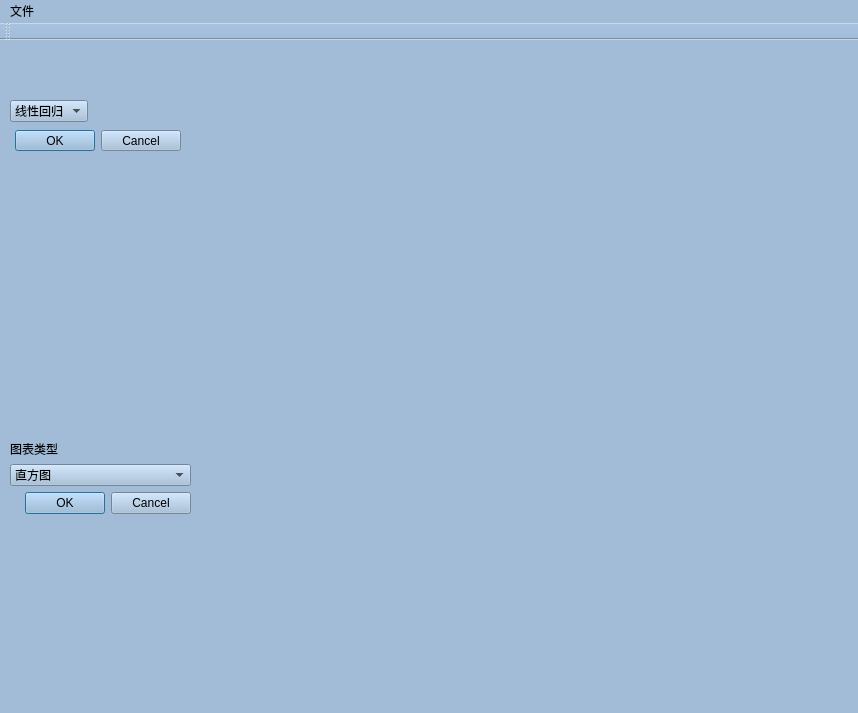
<?xml version="1.0" encoding="UTF-8"?>
<ui version="4.0">
 <class>MainWindow</class>
 <widget class="QMainWindow" name="MainWindow">
  <property name="geometry">
   <rect>
    <x>0</x>
    <y>0</y>
    <width>858</width>
    <height>713</height>
   </rect>
  </property>
  <property name="windowTitle">
   <string>MainWindow</string>
  </property>
  <property name="styleSheet">
   <string notr="true">background-color: rgb(162, 188, 216);</string>
  </property>
  <widget class="QWidget" name="centralwidget">
   <widget class="QComboBox" name="comboBox">
    <property name="geometry">
     <rect>
      <x>10</x>
      <y>60</y>
      <width>187</width>
      <height>18</height>
     </rect>
    </property>
    <property name="layoutDirection">
     <enum>Qt::LeftToRight</enum>
    </property>
    <property name="styleSheet">
     <string notr="true">background-color: rgb(162, 188, 216);</string>
    </property>
    <property name="sizeAdjustPolicy">
     <enum>QComboBox::AdjustToContents</enum>
    </property>
    <item>
     <property name="text">
      <string>线性回归</string>
     </property>
    </item>
    <item>
     <property name="text">
      <string>逻辑回归</string>
     </property>
    </item>
    <item>
     <property name="text">
      <string>随机森林</string>
     </property>
    </item>
   </widget>
   <widget class="QLabel" name="label_3">
    <property name="geometry">
     <rect>
      <x>220</x>
      <y>50</y>
      <width>621</width>
      <height>321</height>
     </rect>
    </property>
    <property name="styleSheet">
     <string notr="true"/>
    </property>
    <property name="text">
     <string/>
    </property>
   </widget>
   <widget class="QLabel" name="label_4">
    <property name="geometry">
     <rect>
      <x>220</x>
      <y>400</y>
      <width>621</width>
      <height>251</height>
     </rect>
    </property>
    <property name="styleSheet">
     <string notr="true"/>
    </property>
    <property name="text">
     <string/>
    </property>
   </widget>
   <widget class="QDialogButtonBox" name="buttonBox">
    <property name="geometry">
     <rect>
      <x>10</x>
      <y>90</y>
      <width>171</width>
      <height>21</height>
     </rect>
    </property>
    <property name="standardButtons">
     <set>QDialogButtonBox::Cancel|QDialogButtonBox::Ok</set>
    </property>
   </widget>
   <widget class="QTextBrowser" name="textBrowser">
    <property name="geometry">
     <rect>
      <x>10</x>
      <y>120</y>
      <width>191</width>
      <height>201</height>
     </rect>
    </property>
    <property name="frameShape">
     <enum>QFrame::NoFrame</enum>
    </property>
   </widget>
   <widget class="QWidget" name="">
    <property name="geometry">
     <rect>
      <x>10</x>
      <y>400</y>
      <width>181</width>
      <height>251</height>
     </rect>
    </property>
    <layout class="QVBoxLayout" name="verticalLayout_3">
     <item>
      <widget class="QLabel" name="label_2">
       <property name="styleSheet">
        <string notr="true">font: 14pt &quot;Arial&quot;;</string>
       </property>
       <property name="text">
        <string>图表类型</string>
       </property>
      </widget>
     </item>
     <item>
      <widget class="QComboBox" name="comboBox_2">
       <property name="layoutDirection">
        <enum>Qt::LeftToRight</enum>
       </property>
       <property name="styleSheet">
        <string notr="true">background-color: rgb(162, 188, 216);</string>
       </property>
       <property name="sizeAdjustPolicy">
        <enum>QComboBox::AdjustToContents</enum>
       </property>
       <item>
        <property name="text">
         <string>直方图</string>
        </property>
       </item>
       <item>
        <property name="text">
         <string>矩阵图</string>
        </property>
       </item>
       <item>
        <property name="text">
         <string>箱线图</string>
        </property>
       </item>
      </widget>
     </item>
     <item>
      <widget class="QDialogButtonBox" name="buttonBox_2">
       <property name="standardButtons">
        <set>QDialogButtonBox::Cancel|QDialogButtonBox::Ok</set>
       </property>
      </widget>
     </item>
     <item>
      <widget class="QTextBrowser" name="textBrowser_2">
       <property name="styleSheet">
        <string notr="true">background-color: rgb(162, 188, 216);</string>
       </property>
       <property name="frameShape">
        <enum>QFrame::NoFrame</enum>
       </property>
      </widget>
     </item>
    </layout>
   </widget>
  </widget>
  <widget class="QMenuBar" name="menubar">
   <property name="geometry">
    <rect>
     <x>0</x>
     <y>0</y>
     <width>858</width>
     <height>22</height>
    </rect>
   </property>
   <widget class="QMenu" name="menu">
    <property name="title">
     <string>文件</string>
    </property>
    <addaction name="separator"/>
    <addaction name="actionload_file"/>
    <addaction name="actionsave_data"/>
   </widget>
   <addaction name="menu"/>
  </widget>
  <widget class="QStatusBar" name="statusbar"/>
  <widget class="QToolBar" name="toolBar">
   <property name="windowTitle">
    <string>toolBar</string>
   </property>
   <attribute name="toolBarArea">
    <enum>TopToolBarArea</enum>
   </attribute>
   <attribute name="toolBarBreak">
    <bool>false</bool>
   </attribute>
  </widget>
  <action name="actionload_file">
   <property name="text">
    <string>load file</string>
   </property>
  </action>
  <action name="actionsave_data">
   <property name="text">
    <string>save data</string>
   </property>
  </action>
 </widget>
 <resources/>
 <connections/>
</ui>
